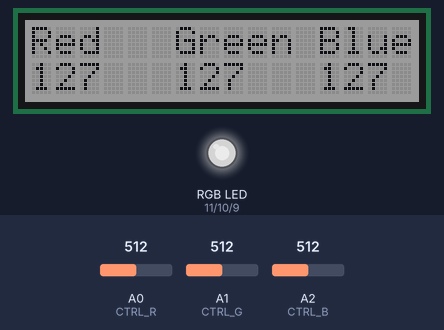
Bench run of a sketch on a simulated Arduino Uno, built with avr-gcc and run on an emulated ATmega328P. Parts: 16×2 character LCD, an RGB LED mixed from three pins (HIGH = lit). The inputs (shaded band) are chosen by the test bench; at power-on: A0 (CTRL_R) = 512, A1 (CTRL_G) = 512, A2 (CTRL_B) = 512. Dim RGB values are drawn brighter than linear.

Above: at 1.2 s.
1.3 s: A0 (CTRL_R) set to 525
At 2.6 s:
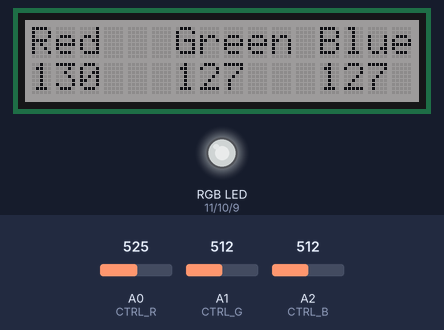
2.9 s: A1 (CTRL_G) set to 531
At 3.9 s:
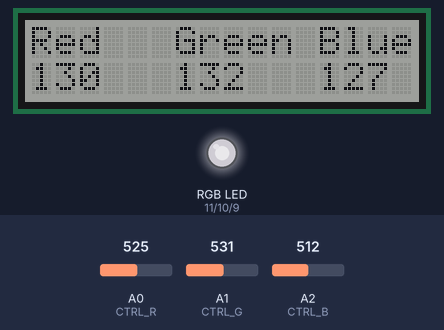
4.5 s: A2 (CTRL_B) set to 527
At 5.1 s:
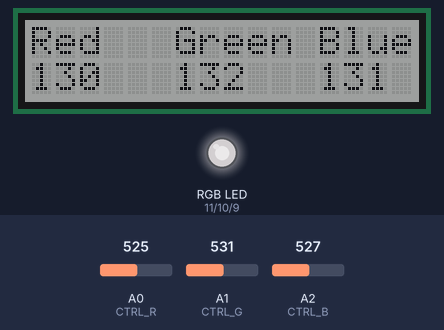
6.1 s: A0 (CTRL_R) set to 306
At 7.4 s:
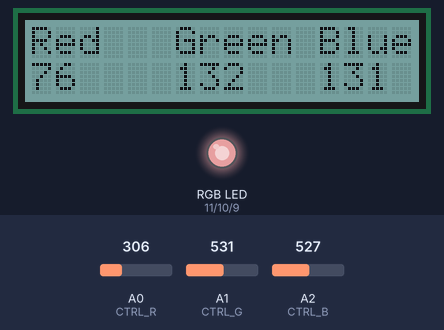
7.7 s: A2 (CTRL_B) set to 306
At 8.7 s:
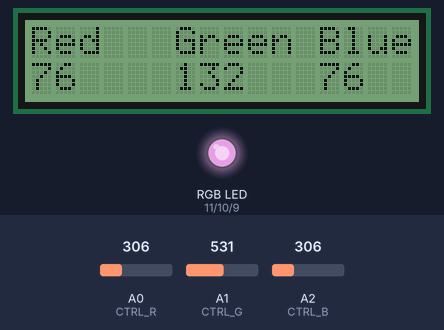
9.3 s: A1 (CTRL_G) set to 900
At 9.9 s:
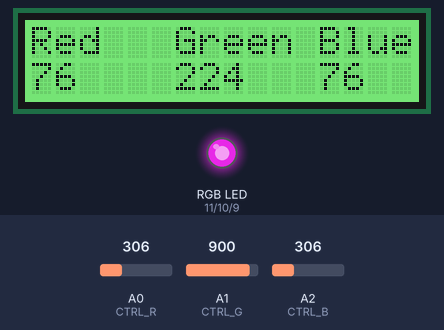
Timing chart, 0 to 11.9 s (numbered marks = the images above; inputs shaded):
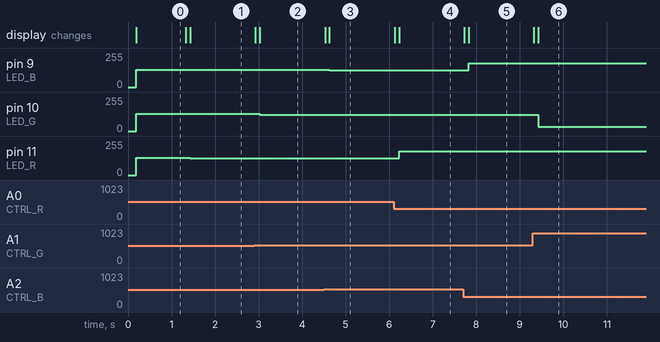

Measured:
- the behaviour switches between 517 and 518 on A0 (CTRL_R) (found by bisection; images 0 and 1)
- the behaviour switches between 517 and 518 on A1 (CTRL_G) (found by bisection; images 1 and 2)
- the behaviour switches between 517 and 518 on A2 (CTRL_B) (found by bisection; images 2 and 3)
- after the input at 1.3 s, pin 11 (LED_R): 128/255 → 125/255 after 0.13 s; the display: first changes at once (image 1 shows a later state)
- after the input at 2.9 s, pin 10 (LED_G): 128/255 → 123/255 after 0.13 s; the display: first changes at once (image 2 shows a later state)
- after the input at 4.5 s, pin 9 (LED_B): 128/255 → 124/255 after 0.13 s; the display: first changes at once (image 3 shows a later state)
- after the input at 6.1 s, pin 11 (LED_R): 125/255 → 179/255 after 0.13 s; the display: first changes at once (image 4 shows a later state)
- after the input at 7.7 s, pin 9 (LED_B): 124/255 → 179/255 after 0.13 s; the display: first changes at once (image 5 shows a later state)
- after the input at 9.3 s, pin 10 (LED_G): 123/255 → 31/255 after 0.13 s; the display: first changes at once (image 6 shows a later state)

The sketch:

single_rgb_led_with_controller.ino
```cpp
/*
 *  Single RGB LED controller
 *  Arduino Rev 3
 *  Using 3 resistors (as Red-Green-Blue) to change LED color
 *
 *  This script is using LCD with RGB background
 *  Need to import Grove - LCD RGB Backlight library
 *  https://github.com/Seeed-Studio/Grove_LCD_RGB_Backlight
 *  Please comment/delete lines relate to LCD if you don't have
 *
 *  Created 17 Dec 2021 - by teka2am
 */

#include <Wire.h>
#include "rgb_lcd.h"

rgb_lcd lcd;

// Define LED Pins
#define LED_R 11
#define LED_G 10
#define LED_B 9

// Define Control Pins
#define CTRL_R A0
#define CTRL_G A1
#define CTRL_B A2

// Input variable
int read_CTRL_R;
int read_CTRL_G;
int read_CTRL_B;

int value_CTRL_R = 0;
int value_CTRL_G = 0;
int value_CTRL_B = 0;

void setup() {
  pinMode(LED_R, OUTPUT);
  pinMode(LED_G, OUTPUT);
  pinMode(LED_B, OUTPUT);

  pinMode(CTRL_R, INPUT);
  pinMode(CTRL_G, INPUT);
  pinMode(CTRL_B, INPUT);

  Serial.begin(9600);
  lcd.begin(16, 2);
}

// Set color for LEDs (Value 0 to 255)
void setColorLED(int red, int green, int blue)
{
  analogWrite(LED_R, 255 - red);
  analogWrite(LED_G, 255 - green);
  analogWrite(LED_B, 255 - blue);
}

void loop() {
  //Read value from controller
  read_CTRL_R = analogRead(CTRL_R);
  read_CTRL_G = analogRead(CTRL_G);
  read_CTRL_B = analogRead(CTRL_B);

  // Convert analog value to 0 to 255 value
  int new_value_CTRL_R = map(read_CTRL_R, 0, 1023, 0, 255);
  int new_value_CTRL_G = map(read_CTRL_G, 0, 1023, 0, 255);
  int new_value_CTRL_B = map(read_CTRL_B, 0, 1023, 0, 255);

  // Count changed range
  int changedValue_R = value_CTRL_R - new_value_CTRL_R;
  int changedValue_G = value_CTRL_G - new_value_CTRL_G;
  int changedValue_B = value_CTRL_B - new_value_CTRL_B;

  // Ensure all value is positive
  changedValue_R = changedValue_R < 0 ? changedValue_R * -1 : changedValue_R;
  changedValue_G = changedValue_G < 0 ? changedValue_G * -1 : changedValue_G;
  changedValue_B = changedValue_B < 0 ? changedValue_B * -1 : changedValue_B;

  // If changed value is greather than 2 then update LCD screen
  if ((changedValue_R > 1) || (changedValue_G > 1) || (changedValue_B > 1)) {
    value_CTRL_R = new_value_CTRL_R;
    value_CTRL_G = new_value_CTRL_G;
    value_CTRL_B = new_value_CTRL_B;

    lcd.clear();
    lcd.setCursor(0, 0);
    lcd.print("Red");
    lcd.setCursor(6, 0);
    lcd.print("Green");
    lcd.setCursor(12, 0);
    lcd.print("Blue");

    lcd.setCursor(0, 1);
    lcd.print(value_CTRL_R);
    lcd.setCursor(6, 1);
    lcd.print(value_CTRL_G);
    lcd.setCursor(12, 1);
    lcd.print(value_CTRL_B);

    delay(100);
  }

  // Set color for LED and LCD
  lcd.setRGB(value_CTRL_R, value_CTRL_G, value_CTRL_B);
  setColorLED(value_CTRL_R, value_CTRL_G, value_CTRL_B);
}
```
